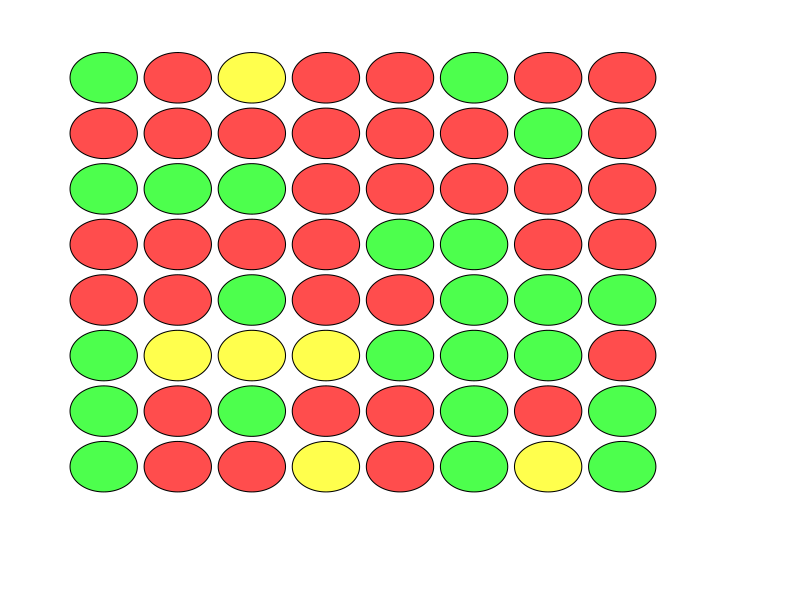
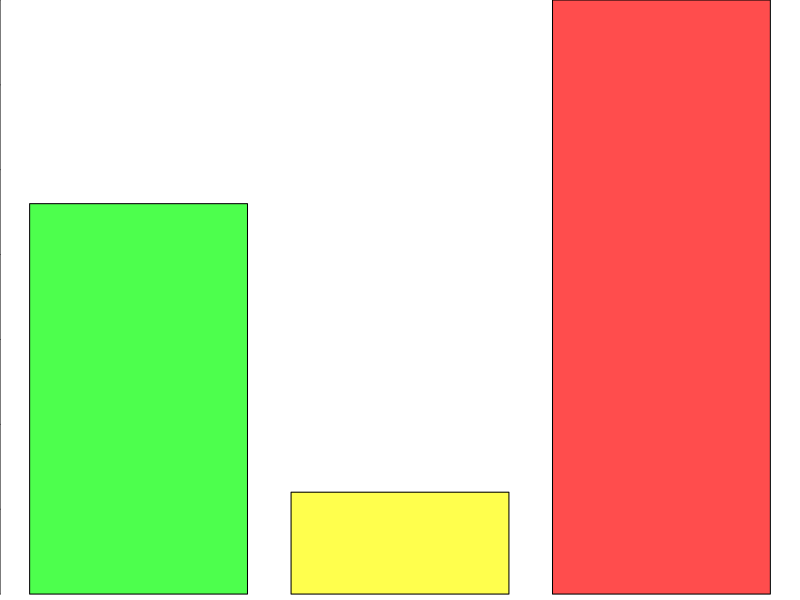
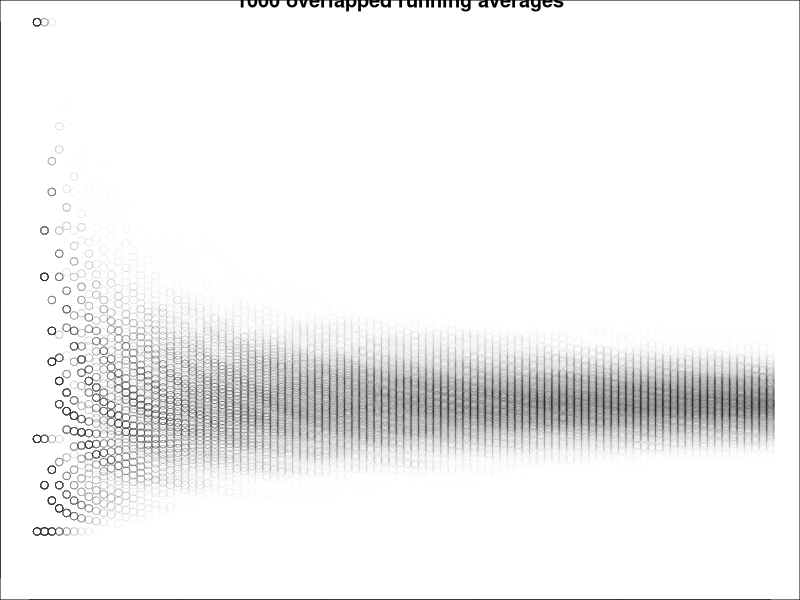
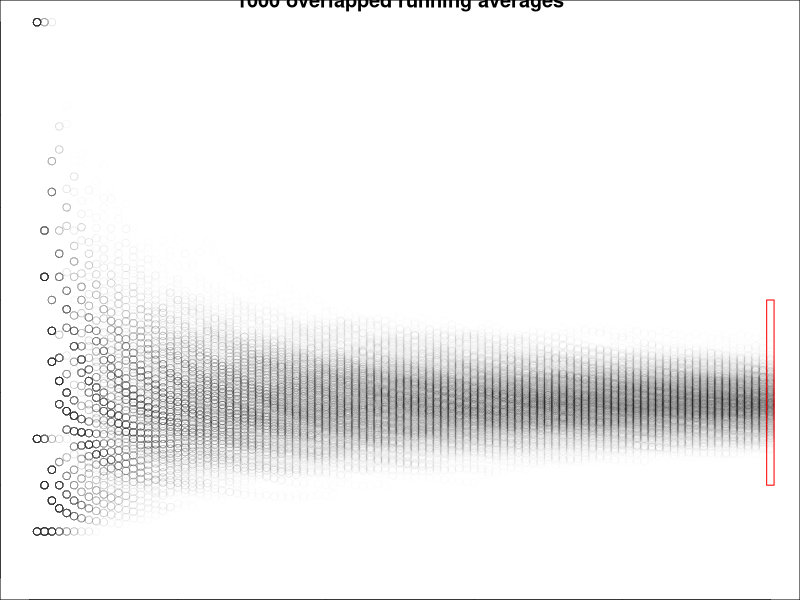

These charts were generated, in order, by the following R code:
## ---- chunk 1
circ = function(r=.5,cen=0.5,n=1000,color=rgb(0,0,0,1)){
  angles = (1:n)/n*2*pi
  xs = cos(angles)*r+cen[1]
  ys = sin(angles)*r+cen[2]
  polygon(xs,ys,col = color)
}
par(mar = c(0,0,0,0))
plot(1, 1, type="n", axes=FALSE, ann=FALSE, xlim=c(0,1), ylim = c(0,1))
fig.align="center"
set.seed(123)
phits = runif(64)
pseps = c(0,1/3,25/60)
cols = c(rgb(0.3,1,0.3),rgb(1,1,0.3),rgb(1,0.3,0.3))
frequencies = c(0,0,0)
for(ii in 1:length(phits)){
  xx = 0.1+0.1*((ii-1)%%8)
  yy = 0.9-0.1*((ii-1)%/%8)
  res = sum(pseps <= phits[ii])
  frequencies[res] = frequencies[res]+1
  circ(r=0.1/2.2,cen=c(xx,yy),n=100,color=cols[res])
}
## ---- chunk 2
barplot(frequencies, names.arg = c("green","yellow","red"), col = c(rgb(0.3,1,0.3),rgb(1,1,0.3),rgb(1,0.3,0.3)),cex.names = 1.5, ylab = "frequency")
## ---- chunk 3
set.seed(123)
plot(0,0,xlim = c(0,100),ylim = c(0,60),type = "n", main="1000 overlapped running averages", ylab="running average", xlab="spin")
for(i in 1:1000){
  hits = sample(c(5,15,60), 100, replace=TRUE, prob=c(0.5,0.3,0.2))
  avgs = cumsum(hits) / (1:length(hits))
  points(avgs, col=rgb(0,0,0,0.01))
}
## ---- chunk 4
set.seed(123)
plot(0,0,xlim = c(0,100),ylim = c(0,60),type = "n", main="1000 overlapped running averages", ylab="running average", xlab="spin")
for(i in 1:1000){
  hits = sample(c(5,15,60), 100, replace=TRUE, prob=c(0.5,0.3,0.2))
  avgs = cumsum(hits) / (1:length(hits))
  points(avgs, col=rgb(0,0,0,0.01))
}
lines(c(99.5,99.5,100.5,100.5,99.5),c(10,30,30,10,10),col=rgb(1,0,0))
